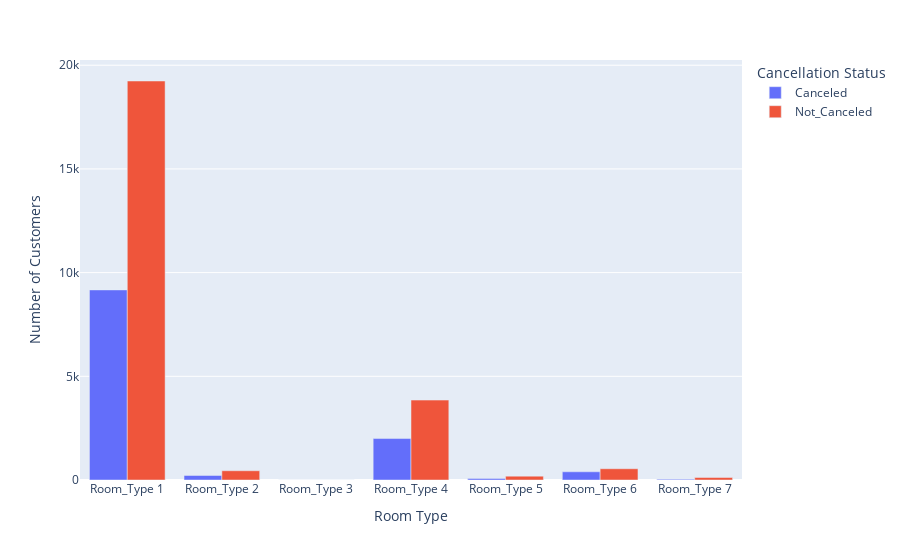

The cell this chart's notebook holds for it:
### Code cell
fig5 = px.bar(x=room_type_cancelations['room_type_reserved'], y=room_type_cancelations['Booking_ID'],
              color=room_type_cancelations['booking_status'], barmode='group')

fig5.update_layout(xaxis_title='Room Type', yaxis_title='Number of Customers', legend_title_text='Cancellation Status')

fig5.show()

### Figure 1 — Plotly figure (JSON) as saved in the notebook; plotly's stock layout.template omitted (floating-point values rounded to 4 significant figures)
{"data": [{"alignmentgroup": "True", "hovertemplate": "color=Canceled<br>x=%{x}<br>y=%{y}<extra></extra>", "legendgroup": "Canceled", "marker": {"color": "#636efa", "pattern": {"shape": ""}}, "name": "Canceled", "offsetgroup": "Canceled", "orientation": "v", "showlegend": true, "textposition": "auto", "type": "bar", "x": ["Room_Type 1", "Room_Type 2", "Room_Type 3", "Room_Type 4", "Room_Type 5", "Room_Type 6", "Room_Type 7"], "xaxis": "x", "y": [9166, 218, 2, 1998, 70, 396, 35], "yaxis": "y"}, {"alignmentgroup": "True", "hovertemplate": "color=Not_Canceled<br>x=%{x}<br>y=%{y}<extra></extra>", "legendgroup": "Not_Canceled", "marker": {"color": "#EF553B", "pattern": {"shape": ""}}, "name": "Not_Canceled", "offsetgroup": "Not_Canceled", "orientation": "v", "showlegend": true, "textposition": "auto", "type": "bar", "x": ["Room_Type 1", "Room_Type 2", "Room_Type 3", "Room_Type 4", "Room_Type 5", "Room_Type 6", "Room_Type 7"], "xaxis": "x", "y": [19239, 446, 4, 3853, 186, 543, 119], "yaxis": "y"}], "layout": {"barmode": "group", "legend": {"title": {"text": "Cancellation Status"}, "tracegroupgap": 0}, "margin": {"t": 60}, "xaxis": {"anchor": "y", "domain": [0, 1], "title": {"text": "Room Type"}}, "yaxis": {"anchor": "x", "domain": [0, 1], "title": {"text": "Number of Customers"}}}}
